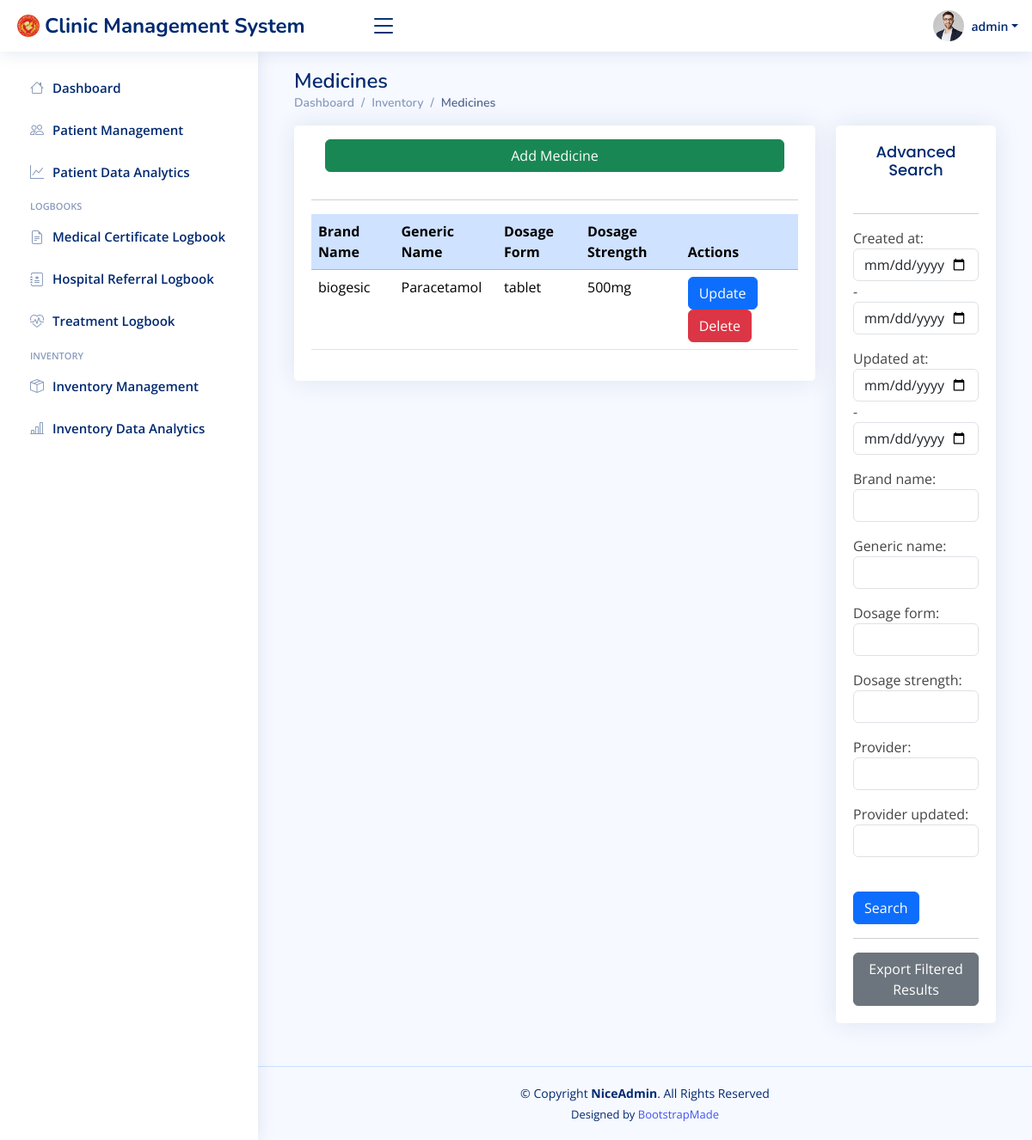
Before: /medicinedata/ (signed in) with the older database file.
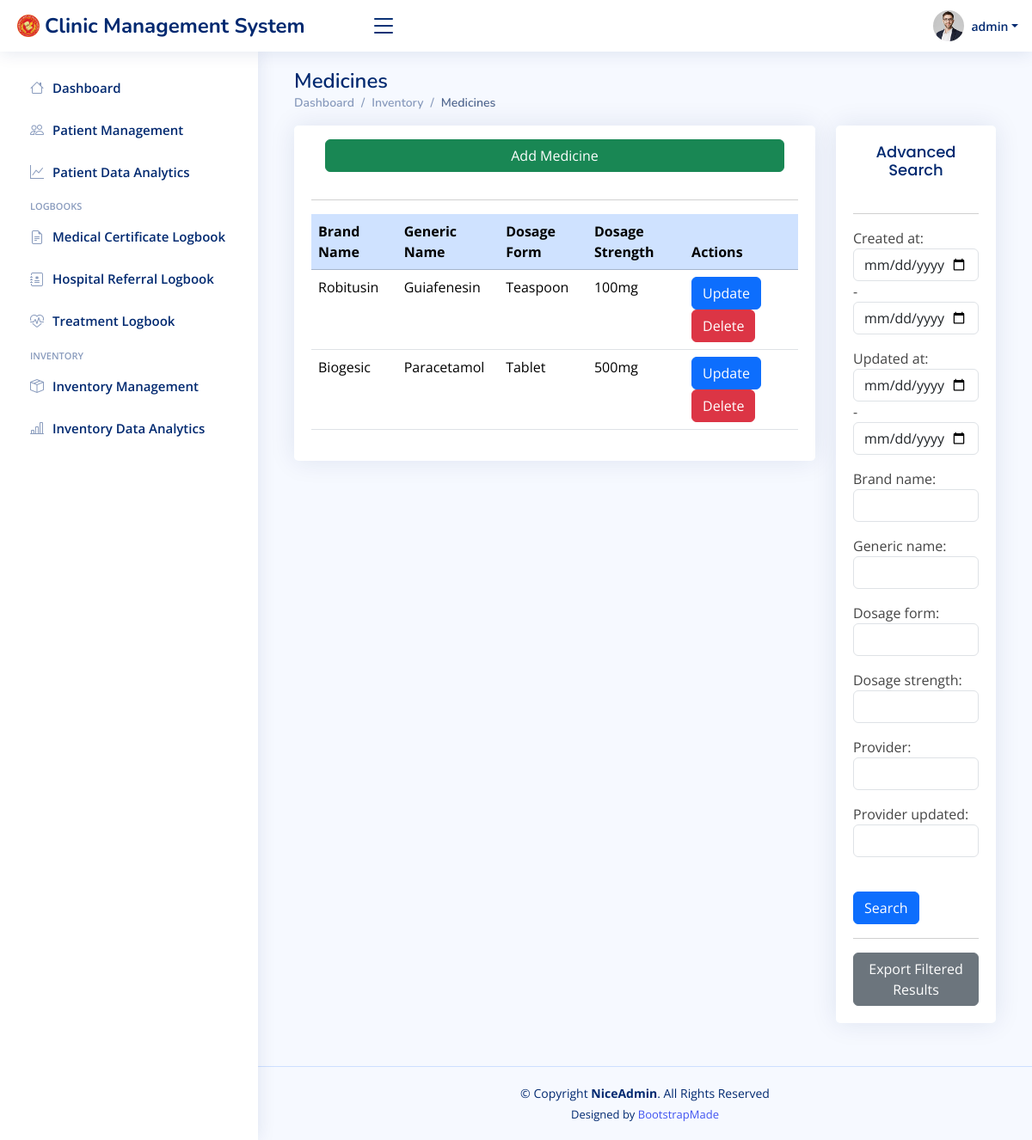
After: the same page with the newer database file.
### cms/models.py (models this page shows, shortened)
class Medicine(models.Model):
    created_at = models.DateTimeField(auto_now_add=True)
    updated_at = models.DateTimeField(auto_now=True)
    brand_name = models.CharField(max_length=100)
    generic_name = models.CharField(max_length=100)
    dosage_form = models.CharField(max_length=100)
    dosage_strength = models.CharField(max_length=100)
    provider = models.CharField(max_length=100, blank=True, null=True)
    provider_updated = models.CharField(max_length=100, blank=True)

### cms/views.py (the view)
# urls.py: path('medicinedata/', views.medicinedata_view, name="Medicine Data"),
@login_required(login_url="Login")
def medicinedata_view(request):
    myFilter = MedicineFilter(request.GET, queryset=Medicine.objects.all().order_by('-id'))
    records = myFilter.qs
    context = {'records':records, 'myFilter':myFilter}
    return render(request, 'cms/medicine-data.html', context)

### cms/templates/cms/medicine-data.html (shortened to what this page needs)
{% extends "cms/base.html" %}
{% block content %}
<div class="container">
    <div class="pagetitle">
        <h1>Medicines</h1>
        <nav>
            <ol class="breadcrumb">
              <li class="breadcrumb-item"><a href="{% url 'Dashboard'%}">Dashboard</a></li>
              <li class="breadcrumb-item active"><a href="{% url 'Inventory Data'%}">Inventory</a></li>
              <li class="breadcrumb-item active">Medicines</li>
            </ol>
          </nav>
    </div>
    <div class="row">
        <div class="col-lg-9">
            <div class="card card-body">
                <a class="btn btn-success m-3 btn-block" href= {% url "Medicine Add" %}>
                    Add Medicine
                <hr>
                <div class="table-responsive">
                    <table class="table datatable">
                        <thead>
                            <tr>
                                <th class="table-primary">Brand Name</th>
                                <th class="table-primary">Generic Name</th>
                                <th class="table-primary">Dosage Form</th>
                                <th class="table-primary">Dosage Strength</th>
                                <th class="table-primary">Actions</th>
                            </tr>
                        </thead>
                        <tbody>
                            {% for Medicine in records %}
                            <tr>
                                <td>{{Medicine.brand_name}}</td>
                                <td>{{Medicine.generic_name}}</td>
                                <td>{{Medicine.dosage_form}}</td>
                                <td>{{Medicine.dosage_strength}}</td>
                                <td>
                                    <a href="{% url "Medicine Update" Medicine.id %}"><button class="btn btn-primary" type="button">Update</button></a>
                                    <a href="{% url "Medicine Delete" Medicine.id %}"><button class="btn btn-danger" type="button">Delete</button></a>
                                </td>
                            </tr>
                            {% endfor %}
                        </tbody>
                    </table>
                </div>
            </div>
        </div>
        <div class="col-lg-3">
            <div class="card card-body">
                <h2 class="card-title text-center">Advanced Search</h2>
                <hr>
                <div class="form-group">
                    <form method="GET">
                        {{myFilter.form.as_p}}
                        <br>
                        <input class="btn btn-primary btn-block" type="submit" value="Search">
                    </form>
                    <hr>
                    <form method="get" action="{% url 'Treatment Export' %}">
                        <button type="submit" class="btn btn-secondary">Export Filtered Results</button>
                    </form>
                </div>
            </div>
        </div>
    </div>
</div>
{% endblock content %}

Changed rows visible on the page:
added Medicine: brand_name "Robitusin", generic_name "Guiafenesin", dosage_form "Teaspoon", dosage_strength "100mg"
changed Medicine "Paracetamol": brand_name "biogesic" → "Biogesic"; dosage_form "tablet" → "Tablet"
